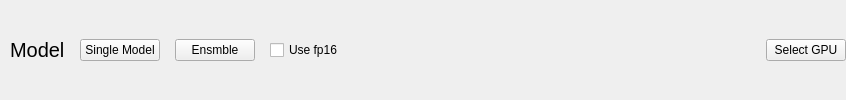
              <widget class="QWidget" name="Model_TopBar" native="true">
               <property name="sizePolicy">
                <sizepolicy hsizetype="Preferred" vsizetype="Preferred">
                 <horstretch>0</horstretch>
                 <verstretch>1</verstretch>
                </sizepolicy>
               </property>
               <layout class="QHBoxLayout" name="horizontalLayout_8">
                <property name="spacing">
                 <number>15</number>
                </property>
                <property name="leftMargin">
                 <number>10</number>
                </property>
                <property name="topMargin">
                 <number>0</number>
                </property>
                <property name="rightMargin">
                 <number>0</number>
                </property>
                <property name="bottomMargin">
                 <number>0</number>
                </property>
                <item>
                 <widget class="QLabel" name="lab_model_topbar">
                  <property name="font">
                   <font>
                    <pointsize>15</pointsize>
                   </font>
                  </property>
                  <property name="text">
                   <string>Model</string>
                  </property>
                 </widget>
                </item>
                <item>
                 <widget class="QPushButton" name="btn_select_model">
                  <property name="text">
                   <string>Single Model</string>
                  </property>
                 </widget>
                </item>
                <item>
                 <widget class="QPushButton" name="pushButton_2">
                  <property name="text">
                   <string>Ensmble</string>
                  </property>
                 </widget>
                </item>
                <item>
                 <widget class="QCheckBox" name="cbx_select_fp16">
                  <property name="toolTip">
                   <string/>
                  </property>
                  <property name="text">
                   <string>Use fp16</string>
                  </property>
                 </widget>
                </item>
                <item>
                 <spacer name="spa_model_topbar">
                  <property name="orientation">
                   <enum>Qt::Horizontal</enum>
                  </property>
                  <property name="sizeHint" stdset="0">
                   <size>
                    <width>408</width>
                    <height>20</height>
                   </size>
                  </property>
                 </spacer>
                </item>
                <item>
                 <widget class="QPushButton" name="btn_select_gpu">
                  <property name="text">
                   <string>Select GPU</string>
                  </property>
                 </widget>
                </item>
               </layout>
              </widget>
